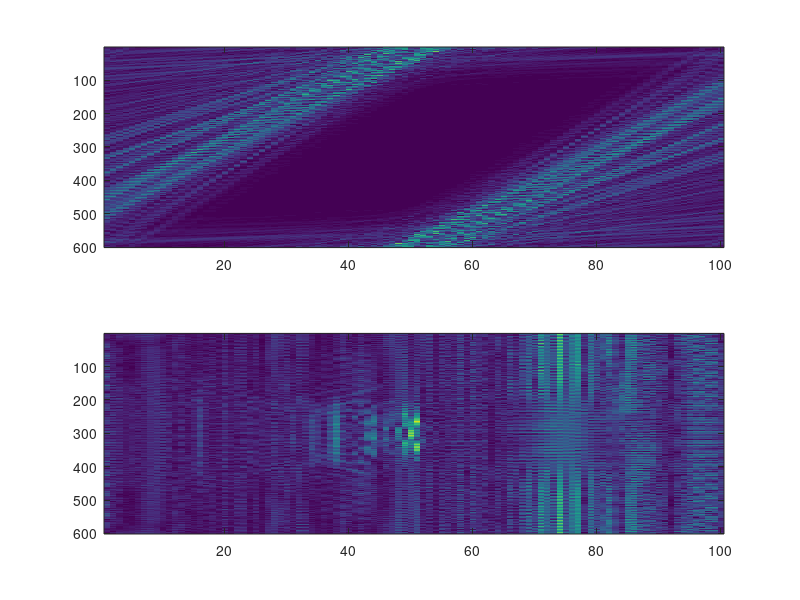
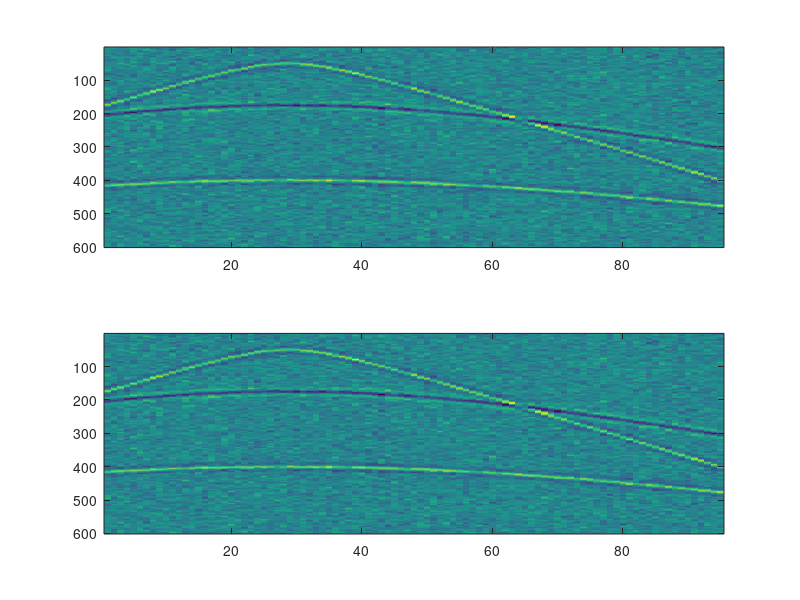

The MATLAB source for these figures, in order:
function test_dlct2

% Reference: Alkishriwo, Osama A., and Luis F. Chaparro. "A discrete 
%  linear chirp transform (DLCT) for data compression." Information 
%  Science, Signal Processing and their Applications (ISSPA), 2012 
%  11th International Conference on. IEEE, 2012.

clc,clear, close all


dt = 2./1000;
tmax = 1.2;
h = [-500:18:1200];
tau = [0.1,.35,0.8];
v = [1500,2400,2300];
amp = [1., -1.,1];
f0 = 20;
snr = 2;
Ln = 9;
d = hyperbolic_events(dt,f0,tmax,h,tau,v,amp,snr,Ln);
d_free=hyperbolic_events(dt,f0,tmax,h,tau,v,amp,60,Ln);
[nt,nx]=size(d);


L=100;
C=0.01;
pclip=0.5;
% -------------decomposition-----------------------
u0=zeros(nt,L,nx);
u1=zeros(nt,L,nx);
d_new=zeros(nt,nx);
figure(1),clf
for ix=1:nx
    slice=dlct(d(:,ix), C, L,nt);
    u0(:,:,ix)=fft(slice,[],2);   
    subplot(211)
    imagesc(abs(slice))
    subplot(212)
    imagesc(abs(fftshift(u0(:,:,ix))))
    drawnow,%pause
end

%------------------- thresholding ---------------------
[b,ind]=sort(abs(u0));
thr=abs(u0(ind(floor(pclip*nt*L*nx))));
u1=thresh(u0,thr);

%------------------- reconstruction ---------------------
for ix=1:nx
    slice=ifft(u1(:,:,ix),[],2);
    d_new(:,ix)=idlct(slice,C,L,nt);  
end

figure(2),clf
subplot(211)
imagesc(d)
subplot(212)
imagesc(d_new)
snr1=mysnr(d,d_free)
snr2=mysnr(d_new, d_free)

function y=mysnr(x, xref)
err=x-xref;
ss=sum(abs(x(:)).^2);
nn=sum(abs(err(:)).^2);
y=10*log10(ss/nn);


function y=thresh(x,thr)
y=x.*(abs(x)>thr);




function y=dlct(x,C, L,N)
%  forward discrete linear chirp transform
n=1:N;
h=zeros(N,1);
y=zeros(N,L);
for l=-L/2:L/2-1
    h=x.*exp(-j*2*pi*C*l*n'.^2/N);
    y(:,l+L/2+1)=fft(h);
end

function x=idlct(y,C,L,N)
%  forward discrete linear chirp transform
n=1:N;
g=zeros(N,L);
for l=-L/2:L/2-1
    g(:,l+L/2+1)=ifft(y(:,l+L/2+1));
end
x=sum(g.*exp(j*2*pi*C*n'.^2*[-L/2:L/2-1]/N),2)/L;
x=real(x);


function [d,h,t] = hyperbolic_events(dt,f0,tmax,h,tau,v,amp,snr,L);
%HYPERBOLIC_EVENTS: A program to generate data containing hyperbolas.
%
%  [d] = hyperbolic_events(dt,f0,tmax,h,tau,v,amp,snr,L);
%
%  IN   dt:        sampling interval in secs
%       f0:        central freq. of a Ricker wavelet in Hz
%       tmax:      maximun time of the simulation in secs
%       h:         vector of offsets in meters
%       tau,v,amp: vectors of intercept, rms velocities
%                  and amplitude of each linear event
%                  (v is in m/s and tau in secs)
%       snr:       signal to noise ratio (max amplitude of the clean
%                  signal/max amplitude of the noise)
%       L:         The random noise is average over L samples
%                  to simulate band-pass noise (L=1 means no averaging)
%
%  OUT  d:         Data that consist of a superposition of reflections
%                  with hyerbolic  moveout (no avo)
%       t,h:       time and offset axes 
%
%  Example with default parameters:
%
%    [d,h,t] = hyperbolic_events; imagesc(h,t,d);
%
%
%  Copyright (C) 2008, Signal Analysis and Imaging Group
%  For more information: http://www-geo.phys.ualberta.ca/saig/SeismicLab
%  Author: M.D.Sacchi
%
%  This program is free software: you can redistribute it and/or modify
%  it under the terms of the GNU General Public License as published
%  by the Free Software Foundation, either version 3 of the License, or
%  any later version.
%
%  This program is distributed in the hope that it will be useful,
%  but WITHOUT ANY WARRANTY; without even the implied warranty of
%  MERCHANTABILITY or FITNESS FOR A PARTICULAR PURPOSE.  See the
%  GNU General Public License for more details: http://www.gnu.org/licenses/
%


 if nargin == 0
  dt = 2./1000;
  tmax = 1.2;
  h = [-500:20:1000];
  tau = [0.1,.5,0.8];
  v = [1500,2400,2300];
  amp = [1., -1.,1];
  f0 = 20;
  snr = 2;
  L = 9;
 end;
 
 nt = floor(tmax/dt)+1;
 nfft = 4*(2^nextpow2(nt));
 n_events = length(tau);
 nh = length(h);
 wavelet = ricker(f0,dt); 
 nw = length(wavelet);
 W = fft(wavelet,nfft);
 D = zeros(nfft,nh);
 i = sqrt(-1);

% Important: the following lines is to have the maximum of the Ricker
% wavelet at the right intercept time

 delay = dt*(floor(nw/2)+1);

 for ifreq=1:nfft/2+1
  w = 2.*pi*(ifreq-1)/nfft/dt;
   for k=1:n_events
    Shift = exp(-i*w*(  sqrt(tau(k)^2 + (h/v(k)).^2) - delay));
   D(ifreq,:) = D(ifreq,:) +amp(k)* W(ifreq)*Shift;
  end
 end

% Apply w-domain symmetries

 for ifreq=2:nfft/2
  D(nfft+2-ifreq,:) = conj(D(ifreq,:));
 end 

 d = ifft(D,[],1);
 d = real(d(1:nt,:));

 dmax  = max(max(d));
 op = hamming(L);
 ops = sum(sum(op));
 op = op/ops;
 Noise = conv2(randn(size(d)),op,'same');

 Noisemax  = max(max(Noise));

 d = d + (dmax/Noisemax)*Noise/snr;

 if nargout>1;
  t = (0:1:nt-1)*dt;
 end;

 return;
 
 
function [w,tw] = ricker(f,dt)
%RICKER: Ricker wavelet of central frequency f.
%
%  [w,tw] = ricker(f,dt);
%
%  IN   f : central freq. in Hz (f <<1/(2dt) )
%       dt: sampling interval in sec  
%
%  OUT  w:  the Ricker wavelet
%       tw: axis
%
%  Example
%
%    [w,tw] = ricker(10,0.004);
%    plot(tw,w);
%

%  Copyright (C) 2008, Signal Analysis and Imaging Group
%  For more information: http://www-geo.phys.ualberta.ca/saig/SeismicLab
%  Author: M.D.Sacchi
%
%  This program is free software: you can redistribute it and/or modify
%  it under the terms of the GNU General Public License as published
%  by the Free Software Foundation, either version 3 of the License, or
%  any later version.
%
%  This program is distributed in the hope that it will be useful,
%  but WITHOUT ANY WARRANTY; without even the implied warranty of
%  MERCHANTABILITY or FITNESS FOR A PARTICULAR PURPOSE.  See the
%  GNU General Public License for more details: http://www.gnu.org/licenses/
%


 nw=2.2/f/dt;
 nw=2*floor(nw/2)+1;
 nc=floor(nw/2);
 w = zeros(nw,1);

 k=[1:1:nw]';

 alpha = (nc-k+1).*f*dt*pi;
 beta=alpha.^2;
 w = (1.-beta.*2).*exp(-beta);

  if nargout>1;
    tw = -(nc+1-[1:1:nw])*dt;
  end







